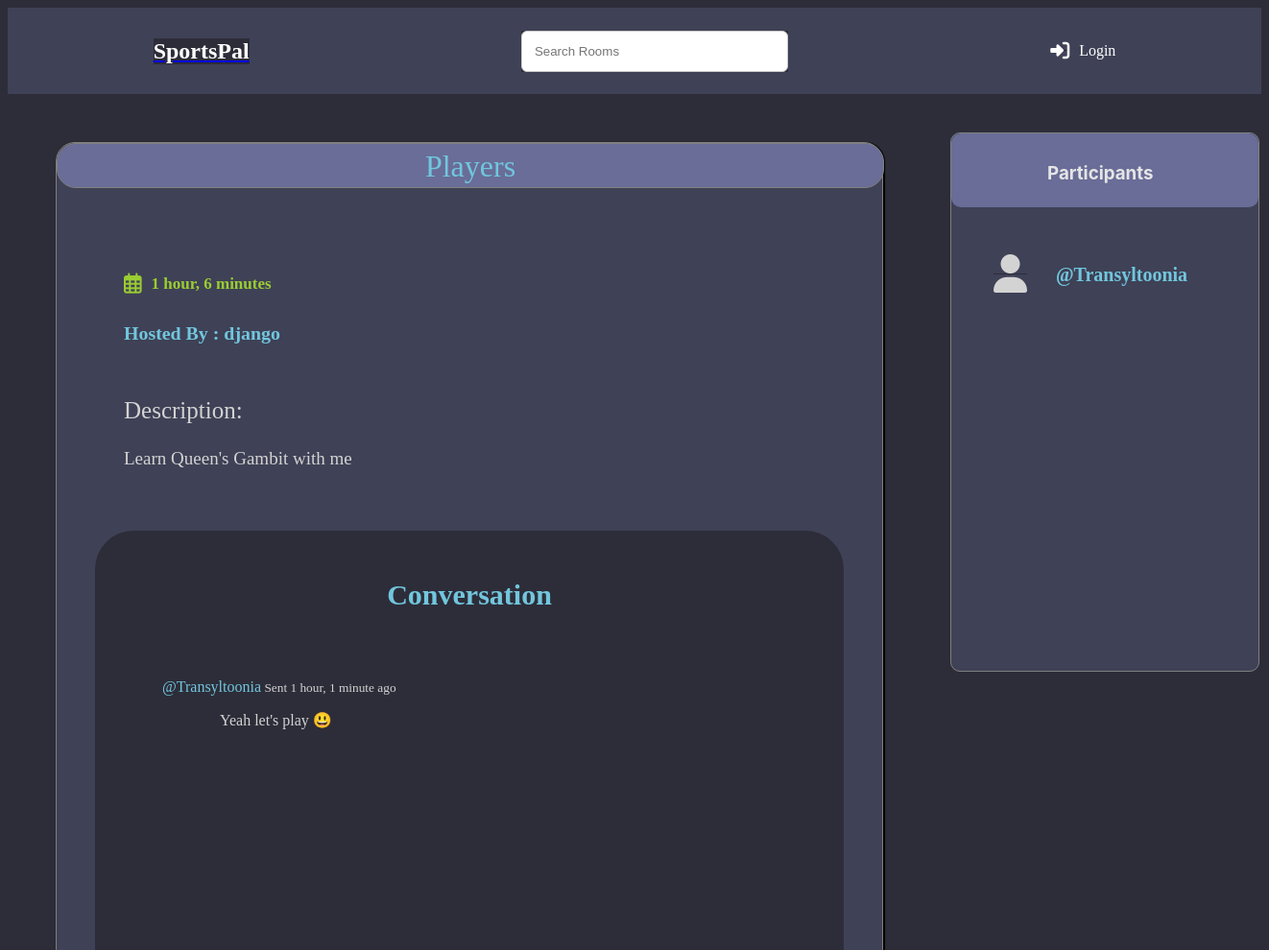
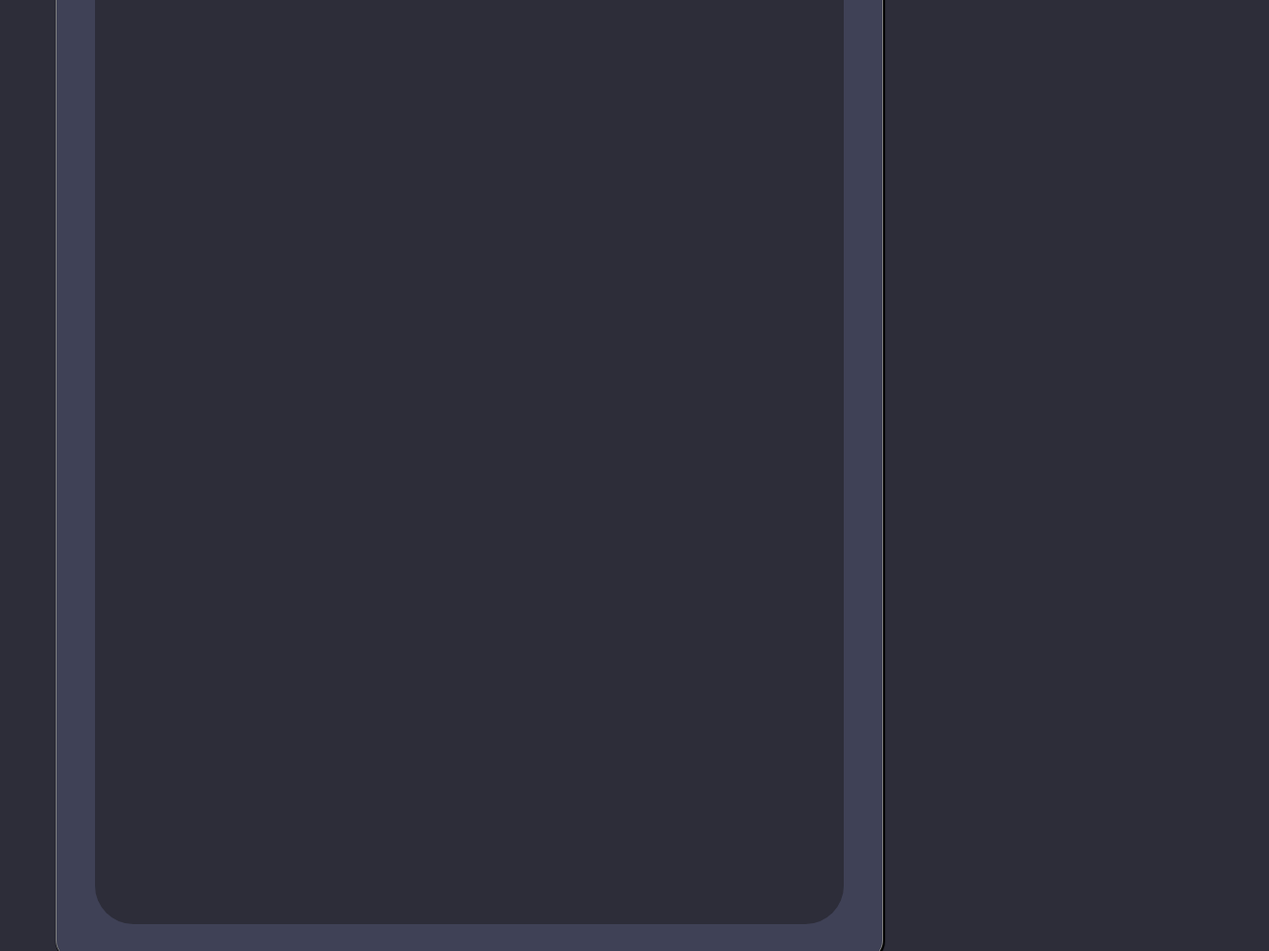
/room/36/, run on the app's committed database (2 pictures, top to bottom).
### base/models.py (models this page shows, shortened)
class Room(models.Model):
    host = models.ForeignKey(User, on_delete=models.SET_NULL, null=True)
    topic = models.ForeignKey(Topic, on_delete=models.SET_NULL, null=True)
    name = models.CharField(max_length=200)
    description = models.TextField(null = True, blank = True)
    participants = models.ManyToManyField(User, related_name='participants', blank=True)
    updated = models.DateTimeField(auto_now=True)
    created = models.DateTimeField(auto_now_add=True)
    class Meta:
        ordering = ('-updated','-created')

class Message(models.Model):
    user = models.ForeignKey(User, on_delete=models.CASCADE)
    room = models.ForeignKey(Room, on_delete=models.CASCADE)
    body = models.TextField()
    updated = models.DateTimeField(auto_now=True)
    created = models.DateTimeField(auto_now_add=True)

### base/views.py (the view, shortened to what this page needs)
# urls.py: path("room/<str:pk>/", views.room, name="room"),
def room(request,pk):
    room = Room.objects.get(id=pk)
    room_messages = room.message_set.all().order_by('-created')
    participants = room.participants.all()
    context = {'room':room,'room_messages':room_messages,'participants':participants}
    return render(request,"base/room.html",context )

### base/templates/base/room.html (shortened to what this page needs)
{% extends 'main.html' %}
{% load static %}
{% block content %}
{% block css %}
    <link rel="stylesheet" type="text/css" href="{% static 'styles/room.css' %}">
    <link href="{% static 'fontawesomefree/css/fontawesome.css' %}" rel="stylesheet" type="text/css">
    <link href="{% static 'fontawesomefree/css/brands.css' %}" rel="stylesheet" type="text/css">
    <link href="{% static 'fontawesomefree/css/solid.css' %}" rel="stylesheet" type="text/css">
{% endblock %}
<div class="room-container">
    <div class="room-containers">
        <div class="room-details" style="background-color: #3f4156;">
            <h1>{{room.name}}</h1>
            <div class="container">
                <div id="time_created">
                    <p><i class="fa-regular fa-calendar-days fa-lg" style = "position: relative;right: 10px"></i>{{room.created|timesince}} </p>
                </div>
                <div id="host">
                    <H3 style="background-color:#3f4156; position: relative; right : 10px">Hosted By : {{room.host.username}}</H3>
                </div>
                <div id="description">
                    <p>Description:</p>
                    <p style="font-size: 19px;position: relative;bottom: 15px;">{{room.description}}</p>
                </div>
            </div>
        </div>
        <div class="conversation-wrapper">
            <h3 style = "position: relative;color:#71c6dd;font-size: 30px;font-weight: 600;text-align: center;">Conversation</h3>
            <div class="message-list">
                {% for message in room_messages %}
                <div class="message">
                    <small class="message-info" style = "color:lightgray"><tag style = "color:#71c6dd;font-size: medium;">@{{message.user}}</tag> Sent {{message.created|timesince}} ago</small>
                    <p class="message-body" style = "color:lightgray;">{{message.body}}</p>
                </div>
                {% endfor %}
            </div>
        </div>
    </div>
    <div class = "participants">
        <h3 style="background-color: #696d97;color:#e5e5e5">Participants</h3>
        {% for user in participants %}
        <div id = "username">
            <p style="background-color: #3f4156;"><i class="fa-solid fa-user fa-2xl" style = " position:relative ; right:30px ; color:lightgray; "></i>@{{user.username}}</p>
        </div>
        {% endfor %}
    </div>
</div>
{% endblock %}

### static/styles/main.css (style rules this page uses)
* { background-color: #2d2d39;; }

### static/styles/room.css (style rules this page uses)
.participants { width : 320px; height : 70vh; position: relative; left : 120px; top : 40px; border-radius: 10px; border: 1px solid gray; background-color: #3f4156; }
#username { color : #71c6dd; font-size : 20px; font-weight : bold; margin-left : 20px; margin-top : 20px; text-align: center; margin: 40px; margin-bottom: 80px; }
.participants h3 { height: 47px; padding-left: 100px; padding-top: 30px; border-radius: 10px; position: relative; bottom : 18.5px; font-family: "DM Sans", -apple-system, BlinkMacSystemFont, "Segoe UI", Roboto, Oxygen, Ubuntu, Cantarell, "Open Sans", "Helvetica Neue", sans-serif; }
.room-details h1 { background-color: #696d97; color : #71c6dd; font-weight: 500; text-transform: capitalize; height: 30px; border-radius: 20px; padding: 10px; padding-top: 5px; text-align: center; margin: 10px; border: 1px solid gray; width: 840px; position: relative; right: 50px; bottom: 50px; }
.room-details div { margin : 0px; }
.container { background-color: #3f4156; }
.container div , .container h4 , .container p { background-color: #3f4156; }
.conversation-wrapper { position: relative; top : 10px; height: 170vh; border-radius: 40px; padding: 20px; }
.room-containers { background-color: #3f4156; height: 220vh; width: 780px; position: relative; left : 50px; top : 50px; padding: 40px; border-radius: 20px; border: 1px solid gray; box-shadow: 1px 1px 1px 1px black; }
.message { margin : 50px; margin-top: 70px; }
.message-body { position: relative; left :60px; }
.message-info { position: relative; }
#host { color: #71c6dd; font-size: 17px; font-weight: bold; margin-left: 20px; margin: 40px; margin-bottom: 40px; position: relative; bottom: 50px; }
#time_created { color: yellowgreen; font-size: 17px; font-weight: bold; margin-left: 20px; margin-top: 20px; margin: 40px; margin-bottom: 80px; }
#description { font-size: 25px; position: relative; bottom: 50px; left : 30px; width : 550px; border-radius: 30px; }
#description p { position: relative; top : 15px; border-radius: 30px; color: lightgray; }

### base/templates/base/room.html (style rules this page uses)
.room-container { display: grid; grid-template-columns: 2.8fr 1.7fr; }

### data on the page
Room: name "Players", created "1 hour, 6 minutes", host.username "django", description "Learn Queen's Gambit with me"
Message: user "Transyltoonia", created "1 hour, 1 minute", body "Yeah let's play 😃"

### other printed values
{{ user.username }} "Transyltoonia"
